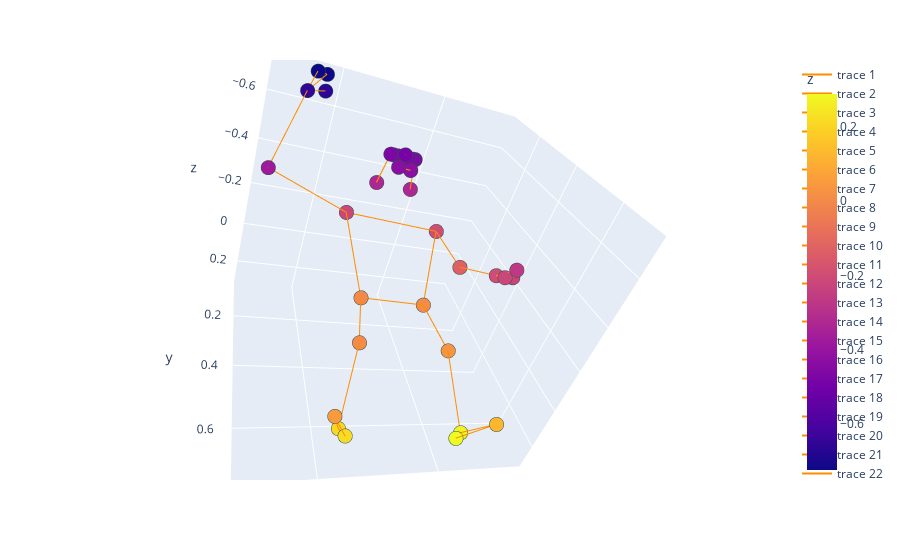

The code cell stored with this chart in its notebook:
### Code cell
import cv2
import math
import numpy as np
import plotly.express as px
import pandas as pd
from pathlib import Path
import mediapipe as mp

# Define the path to the captured image
image_path = r"C:\Users\Owner\captured_image.jpg"

# Read the image with OpenCV.
image = cv2.imread(image_path)

mp_pose = mp.solutions.pose
mp_drawing = mp.solutions.drawing_utils

# Run MediaPipe Pose and get the landmarks.
with mp_pose.Pose(
    static_image_mode=True, min_detection_confidence=0.5, model_complexity=2
) as pose:
    results = pose.process(cv2.cvtColor(image, cv2.COLOR_BGR2RGB))
    landmarks = results.pose_landmarks.landmark

# Extract x, y, z coordinates of the landmarks
x = [landmark.x for landmark in landmarks]
y = [landmark.y for landmark in landmarks]
z = [landmark.z for landmark in landmarks]  

# Define connections between the landmarks
connections = mp_pose.POSE_CONNECTIONS

# Create a DataFrame with the landmark coordinates
data = {'x': x, 'y': y, 'z': z}
df = pd.DataFrame(data)

# Plot the landmarks in a 3D scatter plot using Plotly Express
fig = px.scatter_3d(df, x='x', y='y', z='z', color='z', size_max=10)

# Add connections between the landmarks
for connection in connections:
    start_index, end_index = connection
    start_x, start_y, start_z = x[start_index], y[start_index], z[start_index]
    end_x, end_y, end_z = x[end_index], y[end_index], z[end_index]
    fig.add_scatter3d(x=[start_x, end_x], y=[start_y, end_y], z=[start_z, end_z], mode='lines', line=dict(color='darkorange', width=2))

fig.update_traces(marker=dict(size=5, line=dict(width=2, color='DarkSlateGrey')), selector=dict(mode='markers'))
fig.update_layout(scene=dict(aspectratio=dict(x=1, y=1, z=1)))
fig.show()

### Figure 1 — Plotly figure (JSON) as saved in the notebook; plotly's stock layout.template omitted (floating-point values rounded to 4 significant figures)
{"data": [{"hovertemplate": "x=%{x}<br>y=%{y}<br>z=%{marker.color}<extra></extra>", "legendgroup": "", "marker": {"color": [-0.4863, -0.4663, -0.4667, -0.4666, -0.4674, -0.4677, -0.4679, -0.3252, -0.3289, -0.4293, -0.4323, -0.201, -0.2177, -0.1303, -0.3787, -0.2014, -0.6528, -0.2263, -0.7228, -0.2687, -0.7202, -0.2182, -0.6615, 0.003798, -0.003987, 0.03124, 0.005025, 0.2741, 0.2043, 0.2873, 0.216, 0.1258, 0.05081], "coloraxis": "coloraxis", "line": {"color": "DarkSlateGrey", "width": 2}, "size": 5, "symbol": "circle"}, "mode": "markers", "name": "", "scene": "scene", "showlegend": false, "type": "scatter3d", "x": [0.4739, 0.4802, 0.4843, 0.4873, 0.4686, 0.4641, 0.4611, 0.4921, 0.455, 0.4823, 0.4692, 0.522, 0.4257, 0.5412, 0.3471, 0.5618, 0.3708, 0.5736, 0.3777, 0.573, 0.3858, 0.5663, 0.3866, 0.5023, 0.4395, 0.5113, 0.4275, 0.5282, 0.4133, 0.5234, 0.4185, 0.5418, 0.3999], "y": [0.0757, 0.06071, 0.06019, 0.05938, 0.06133, 0.06134, 0.06119, 0.06345, 0.06616, 0.08979, 0.08958, 0.1527, 0.145, 0.2687, 0.1849, 0.3675, 0.08367, 0.3944, 0.05365, 0.3978, 0.05347, 0.3906, 0.06623, 0.3525, 0.3519, 0.5197, 0.526, 0.6534, 0.6693, 0.6633, 0.6837, 0.7096, 0.7214], "z": [-0.4863, -0.4663, -0.4667, -0.4666, -0.4674, -0.4677, -0.4679, -0.3252, -0.3289, -0.4293, -0.4323, -0.201, -0.2177, -0.1303, -0.3787, -0.2014, -0.6528, -0.2263, -0.7228, -0.2687, -0.7202, -0.2182, -0.6615, 0.003798, -0.003987, 0.03124, 0.005025, 0.2741, 0.2043, 0.2873, 0.216, 0.1258, 0.05081]}, {"line": {"color": "darkorange", "width": 2}, "mode": "lines", "type": "scatter3d", "x": [0.5618, 0.5663], "y": [0.3675, 0.3906], "z": [-0.2014, -0.2182]}, {"line": {"color": "darkorange", "width": 2}, "mode": "lines", "type": "scatter3d", "x": [0.3708, 0.3858], "y": [0.08367, 0.05347], "z": [-0.6528, -0.7202]}, {"line": {"color": "darkorange", "width": 2}, "mode": "lines", "type": "scatter3d", "x": [0.3777, 0.3858], "y": [0.05365, 0.05347], "z": [-0.7228, -0.7202]}, {"line": {"color": "darkorange", "width": 2}, "mode": "lines", "type": "scatter3d", "x": [0.4873, 0.4921], "y": [0.05938, 0.06345], "z": [-0.4666, -0.3252]}, {"line": {"color": "darkorange", "width": 2}, "mode": "lines", "type": "scatter3d", "x": [0.3471, 0.3708], "y": [0.1849, 0.08367], "z": [-0.3787, -0.6528]}, {"line": {"color": "darkorange", "width": 2}, "mode": "lines", "type": "scatter3d", "x": [0.5023, 0.5113], "y": [0.3525, 0.5197], "z": [0.003798, 0.03124]}, {"line": {"color": "darkorange", "width": 2}, "mode": "lines", "type": "scatter3d", "x": [0.4133, 0.4185], "y": [0.6693, 0.6837], "z": [0.2043, 0.216]}, {"line": {"color": "darkorange", "width": 2}, "mode": "lines", "type": "scatter3d", "x": [0.522, 0.5023], "y": [0.1527, 0.3525], "z": [-0.201, 0.003798]}, {"line": {"color": "darkorange", "width": 2}, "mode": "lines", "type": "scatter3d", "x": [0.5282, 0.5418], "y": [0.6534, 0.7096], "z": [0.2741, 0.1258]}, {"line": {"color": "darkorange", "width": 2}, "mode": "lines", "type": "scatter3d", "x": [0.4611, 0.455], "y": [0.06119, 0.06616], "z": [-0.4679, -0.3289]}, {"line": {"color": "darkorange", "width": 2}, "mode": "lines", "type": "scatter3d", "x": [0.5618, 0.5736], "y": [0.3675, 0.3944], "z": [-0.2014, -0.2263]}, {"line": {"color": "darkorange", "width": 2}, "mode": "lines", "type": "scatter3d", "x": [0.4395, 0.4275], "y": [0.3519, 0.526], "z": [-0.003987, 0.005025]}, {"line": {"color": "darkorange", "width": 2}, "mode": "lines", "type": "scatter3d", "x": [0.3708, 0.3866], "y": [0.08367, 0.06623], "z": [-0.6528, -0.6615]}, {"line": {"color": "darkorange", "width": 2}, "mode": "lines", "type": "scatter3d", "x": [0.4686, 0.4641], "y": [0.06133, 0.06134], "z": [-0.4674, -0.4677]}, {"line": {"color": "darkorange", "width": 2}, "mode": "lines", "type": "scatter3d", "x": [0.4641, 0.4611], "y": [0.06134, 0.06119], "z": [-0.4677, -0.4679]}, {"line": {"color": "darkorange", "width": 2}, "mode": "lines", "type": "scatter3d", "x": [0.5234, 0.5418], "y": [0.6633, 0.7096], "z": [0.2873, 0.1258]}, {"line": {"color": "darkorange", "width": 2}, "mode": "lines", "type": "scatter3d", "x": [0.4257, 0.4395], "y": [0.145, 0.3519], "z": [-0.2177, -0.003987]}, {"line": {"color": "darkorange", "width": 2}, "mode": "lines", "type": "scatter3d", "x": [0.5023, 0.4395], "y": [0.3525, 0.3519], "z": [0.003798, -0.003987]}, {"line": {"color": "darkorange", "width": 2}, "mode": "lines", "type": "scatter3d", "x": [0.4739, 0.4802], "y": [0.0757, 0.06071], "z": [-0.4863, -0.4663]}, {"line": {"color": "darkorange", "width": 2}, "mode": "lines", "type": "scatter3d", "x": [0.4823, 0.4692], "y": [0.08979, 0.08958], "z": [-0.4293, -0.4323]}, {"line": {"color": "darkorange", "width": 2}, "mode": "lines", "type": "scatter3d", "x": [0.4802, 0.4843], "y": [0.06071, 0.06019], "z": [-0.4663, -0.4667]}, {"line": {"color": "darkorange", "width": 2}, "mode": "lines", "type": "scatter3d", "x": [0.4739, 0.4686], "y": [0.0757, 0.06133], "z": [-0.4863, -0.4674]}, {"line": {"color": "darkorange", "width": 2}, "mode": "lines", "type": "scatter3d", "x": [0.522, 0.5412], "y": [0.1527, 0.2687], "z": [-0.201, -0.1303]}, {"line": {"color": "darkorange", "width": 2}, "mode": "lines", "type": "scatter3d", "x": [0.4185, 0.3999], "y": [0.6837, 0.7214], "z": [0.216, 0.05081]}, {"line": {"color": "darkorange", "width": 2}, "mode": "lines", "type": "scatter3d", "x": [0.4133, 0.3999], "y": [0.6693, 0.7214], "z": [0.2043, 0.05081]}, {"line": {"color": "darkorange", "width": 2}, "mode": "lines", "type": "scatter3d", "x": [0.5618, 0.573], "y": [0.3675, 0.3978], "z": [-0.2014, -0.2687]}, {"line": {"color": "darkorange", "width": 2}, "mode": "lines", "type": "scatter3d", "x": [0.3708, 0.3777], "y": [0.08367, 0.05365], "z": [-0.6528, -0.7228]}, {"line": {"color": "darkorange", "width": 2}, "mode": "lines", "type": "scatter3d", "x": [0.5113, 0.5282], "y": [0.5197, 0.6534], "z": [0.03124, 0.2741]}, {"line": {"color": "darkorange", "width": 2}, "mode": "lines", "type": "scatter3d", "x": [0.4275, 0.4133], "y": [0.526, 0.6693], "z": [0.005025, 0.2043]}, {"line": {"color": "darkorange", "width": 2}, "mode": "lines", "type": "scatter3d", "x": [0.4257, 0.3471], "y": [0.145, 0.1849], "z": [-0.2177, -0.3787]}, {"line": {"color": "darkorange", "width": 2}, "mode": "lines", "type": "scatter3d", "x": [0.5736, 0.573], "y": [0.3944, 0.3978], "z": [-0.2263, -0.2687]}, {"line": {"color": "darkorange", "width": 2}, "mode": "lines", "type": "scatter3d", "x": [0.4843, 0.4873], "y": [0.06019, 0.05938], "z": [-0.4667, -0.4666]}, {"line": {"color": "darkorange", "width": 2}, "mode": "lines", "type": "scatter3d", "x": [0.522, 0.4257], "y": [0.1527, 0.145], "z": [-0.201, -0.2177]}, {"line": {"color": "darkorange", "width": 2}, "mode": "lines", "type": "scatter3d", "x": [0.5282, 0.5234], "y": [0.6534, 0.6633], "z": [0.2741, 0.2873]}, {"line": {"color": "darkorange", "width": 2}, "mode": "lines", "type": "scatter3d", "x": [0.5412, 0.5618], "y": [0.2687, 0.3675], "z": [-0.1303, -0.2014]}], "layout": {"autosize": true, "coloraxis": {"colorbar": {"title": {"text": "z"}}, "colorscale": [[0, "#0d0887"], [0.1111, "#46039f"], [0.2222, "#7201a8"], [0.3333, "#9c179e"], [0.4444, "#bd3786"], [0.5556, "#d8576b"], [0.6667, "#ed7953"], [0.7778, "#fb9f3a"], [0.8889, "#fdca26"], [1, "#f0f921"]]}, "dragmode": "zoom", "legend": {"tracegroupgap": 0}, "margin": {"t": 60}, "scene": {"aspectratio": {"x": 1, "y": 1, "z": 1}, "camera": {"center": {"x": 0.07945, "y": 0.08339, "z": -0.0427}, "eye": {"x": -0.6611, "y": 1.443, "z": -0.8804}, "projection": {"type": "perspective"}, "up": {"x": -0.1102, "y": -0.5641, "z": -0.8183}}, "domain": {"x": [0, 1], "y": [0, 1]}, "dragmode": "orbit", "xaxis": {"title": {"text": "x"}, "type": "linear"}, "yaxis": {"title": {"text": "y"}, "type": "linear"}, "zaxis": {"title": {"text": "z"}, "type": "linear"}}}}
